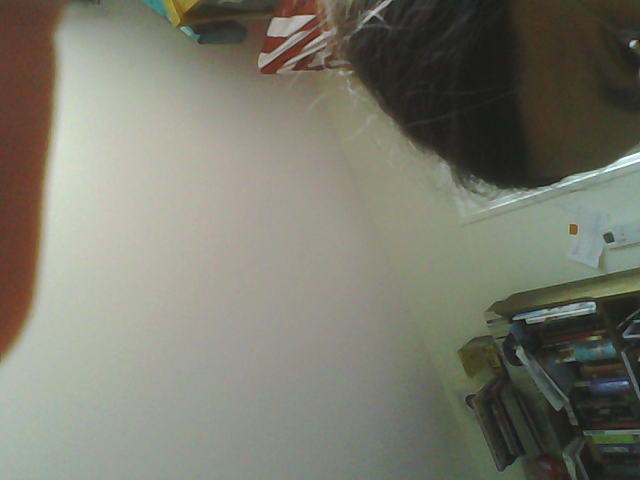
#> input picture images/test.png, 640 x 480 px
$ python test_image.py
#> lines starting #> are read from the running program, lines starting #| are printed output that depends on the picture
from PIL import Image, ImageDraw


#  we assume webcam shot will be 1280 x 720 pixels
def merge_image(base: str, filters: str):
#> called with base = 'images/test.png', filters = 'images/frameok.png'
    image_base = Image.open(base)
#> image_base is the input picture: PIL image 640x480 RGBA; mean R, G, B, A 122.1, 122.2, 109.2, 255
    image_superposee = Image.open(filters)
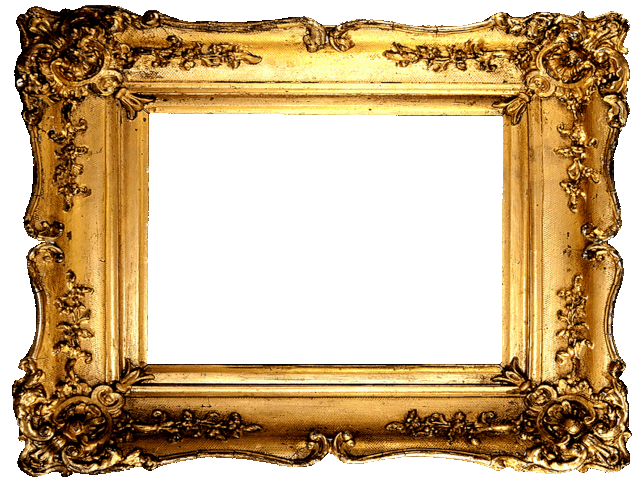
#> input picture images/frameok.png, 640 x 480 px
#> image_superposee is the input picture: PIL image 640x480 P; mean R, G, B, A 96.9, 71.2, 33.5, 149.4

    # Vérifier si les dimensions des images sont identiques
    if image_base.size != image_superposee.size:
        raise ValueError("Les dimensions des images ne correspondent pas.")

    # Superposer les images
    image_superposee = image_superposee.convert("RGBA")
    image_fusionnee = Image.alpha_composite(image_base.convert("RGBA"), image_superposee)
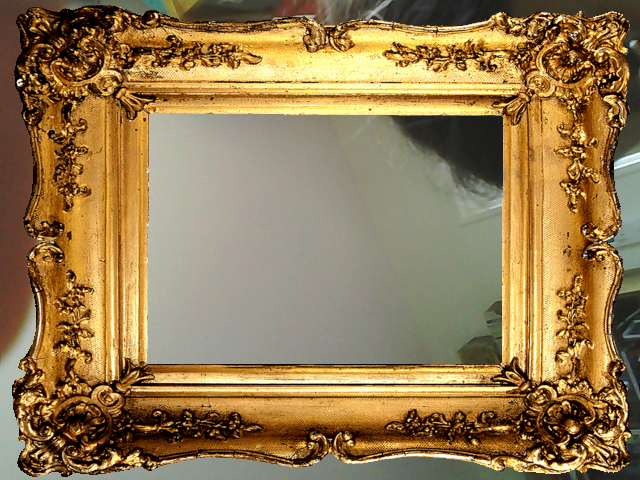
#> image_fusionnee: PIL image 640x480 RGBA; mean R, G, B, A 150.8, 124.2, 80.8, 255

    image_fusionnee.show()


if __name__ == "__main__":
    merge_image("images/test.png", "images/frameok.png")
